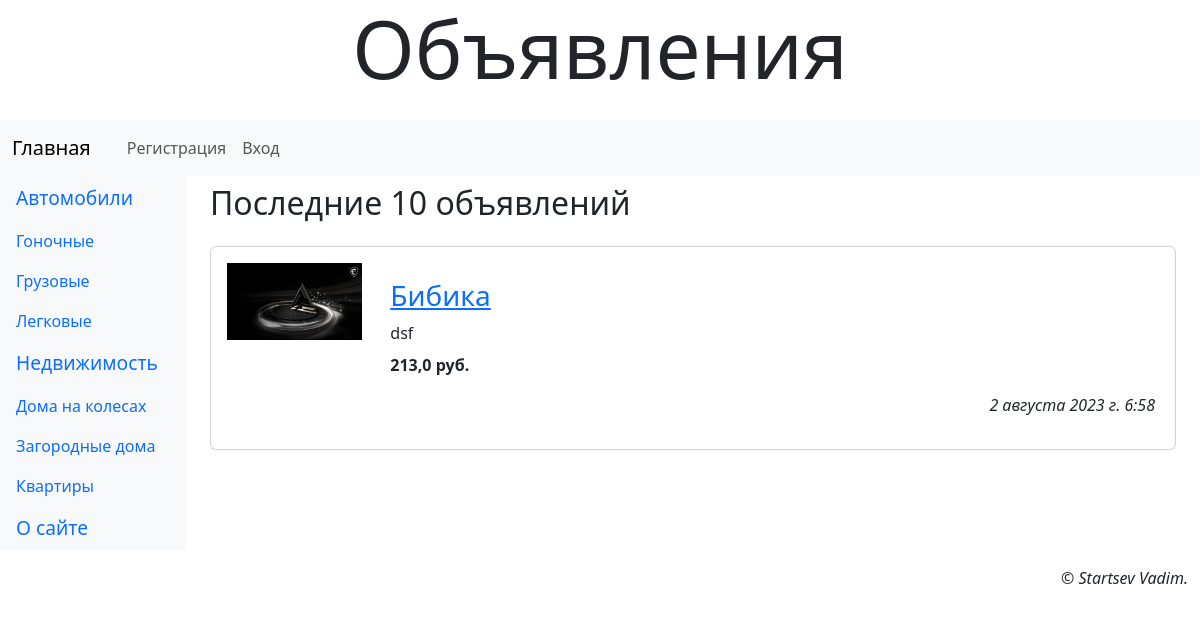
The page / on the database its author committed.
### landing/models.py (models this page shows, shortened)
class Rubric(models.Model):
    name = models.CharField(max_length=20, unique=True, verbose_name='Название')
    order = models.SmallIntegerField(default=0, db_index=True, verbose_name='Порядок')
    super_rubric = models.ForeignKey('SuperRubric', on_delete=models.PROTECT, null=True, blank=True, verbose_name='Надрубрика')

class Bb(models.Model):
    rubric = models.ForeignKey(SubRubric, on_delete=models.PROTECT,
                               verbose_name='Рубрика')
    title = models.CharField(max_length=40, verbose_name='Товар')
    content = models.TextField(verbose_name='Описание')
    price = models.FloatField(default=0, verbose_name='Цена')
    contacts = models.TextField(verbose_name='Контакты')
    image = models.ImageField(blank=True, upload_to=get_timestamp_path,
                              verbose_name='Изображение')
    author = models.ForeignKey(AdvUser, on_delete=models.CASCADE,
                               verbose_name='Автор объявления')
    is_active = models.BooleanField(default=True, db_index=True,
                                    verbose_name='Активное')
    created_at = models.DateTimeField(auto_now_add=True, db_index=True,
                                      verbose_name='Опубликовано')
    class Meta:
        verbose_name_plural = 'Объявления'
        verbose_name = 'Объявление'
        ordering = ['-created_at']

### landing/views.py (the view)
# urls.py: path('', index, name='index'),
def index(request):
    bbs = Bb.objects.filter(is_active=True).select_related('rubric')[:10]
    context = {'bbs': bbs}
    return render(request, 'main/index.html', context)

### landing/models.py (called while the page is built)
    def get_queryset(self):
        return super().get_queryset().filter(super_rubric__isnull=False)

### landing/templates/main/index.html
{% extends 'layout/basic.html' %}
{% load django_bootstrap5 %}
{% load static %}
{% load thumbnail %}
{% block content %}
<div class="container">
<h2>Последние 10 объявлений</h2>
<div class="vstack gap-3 my-4">
{% for bb in bbs %}
<div class="card">
{% url 'landing:bb_detail' rubric_pk=bb.rubric.pk pk=bb.pk as url %}
<div class="row p-3">
<a class="col-md-2" href="{{ url }}{{ all }}">
{% if bb.image %}
<div class="image-container">
<img class="img-fluid" src="{% thumbnail bb.image 'default' %}">
</div>
{% else %}
<div class="image-container">
<img class="img-fluid" src="{% static 'main/empty.jpg' %}">
</div>
{% endif %}
</a>
<div class="col-md-10 card-body">
<h3 class="card-title"><a href="{{ url }}{{ all }}">{{ bb.title }}</a></h3>
<div class="card-text mb-2">{{ bb.content }}</div>
<p class="card-text fw-bold">{{ bb.price }} руб.</p>
<p class="card-text text-end fst-italic">{{ bb.created_at }}</p>
</div>
</div>
</div>
{% endfor %}
</div>
</div>
{% endblock content %}

### landing/templates/layout/basic.html (shortened to what this page needs)
{% load django_bootstrap5 %}
{% load static %}
<!DOCTYPE html>
<head>
    {% bootstrap_css %}
    <link rel="stylesheet" type="text/css"
         href="{% static 'main/style.css' %}">
</head>
<body class="container-fluid">
    <header class="mb-4">
        <h1 class="display-1 text-center">Объявления</h1>
    </header>
    <nav class="row navbar navbar-expand-md bg-light">
        <div class="col container">
            <a class="navbar-brand"
                href="{% url 'landing:index' %}">Главная</a>
            <div class="collapse navbar-collapse justify-content-end"
                id="navbarNav">
                <div class="container">
                    <div class="navbar-nav ms-md-auto">
                        {% if user.is_authenticated %}
                        <div class="nav-item dropdown">
                            <a class="nav-link dropdown-toggle"
                                data-bs-toggle="dropdown" href="#">Профиль</a>
                            <div class="dropdown-menu">
                                <a class="dropdown-item" href="{% url 'landing:profile' %}">Мои объявления</a>
                                <a class="dropdown-item" href="{% url 'landing:profile_edit' %}">Изменить
                                    личные данные</a>
                                <a class="dropdown-item" href="{% url 'landing:password_edit' %}">Сменить пароль</a>
                                <hr class="dropdown-divider">
                                <form class="px-3" method="post" action="{% url 'landing:logout' %}">
                                    {% csrf_token %}
                                    {% bootstrap_button 'Выйти' button_class='btn-danger' %}
                                </form>
                                <hr class="dropdown-divider">
                                <a class="dropdown-item" href="{% url 'landing:profile_delete' %}">Удалить</a>
                            </div>
                        </div>
                        {% else %}
                        <a class="nav-link" href="{% url 'landing:register' %}">Регистрация</a>
                        <a class="nav-link" href="{% url 'landing:login' %}">Вход</a>
                        {% endif %}
                    </div>
                </div>
            </div>
        </div>
    </nav>
    <div class="row">
        <nav class="col-md-auto nav flex-column bg-light">
            {% for rubric in rubrics %}
                {% ifchanged rubric.super_rubric.pk %}
                <span class="nav-link root">{{ rubric.super_rubric.name }}</span>
                {% endifchanged %}
                <a class="nav-link" href="{% url 'landing:rubric_bbs' pk=rubric.pk %}">
                    {{ rubric.name }}
                </a>
            {% endfor %}
            <a class="nav-link root" href="{% url 'landing:other' page='about' %}">
                О сайте</a>
        </nav>
        <main class="col py-2">
            {% block content %}
            {% endblock %}
        </main>
    </div>
    <footer class="mt-3">
        <p class="text-end fst-italic">&copy; Startsev Vadim.</p>
    </footer>
</body>
</html>

### landing/static/main/style.css (style rules this page uses)
.root { font-size: larger; }
.image-container { max-width: 100%; overflow: hidden; }

### rows shown on the page
Rubric: super_rubric.name "Автомобили", name "Гоночные"
Rubric: name "Грузовые"
Rubric: name "Легковые"
Rubric: super_rubric.name "Недвижимость", name "Дома на колесах"
Rubric: name "Загородные дома"
Rubric: name "Квартиры"
Bb: image (picture), title "Бибика", content "dsf", price "213,0", created_at "2 августа 2023 г. 6:58"
